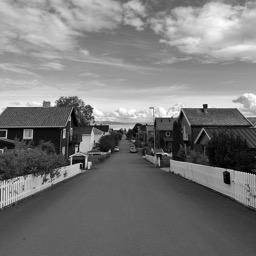
%> input picture week6/image_gs.png, 256 x 256 px
$ octave main.m   (GNU Octave 9; MATLAB toolbox functions it lacks are replaced by stand-ins)
%> lines starting %> are read from the running program, lines starting %| are printed output that depends on the picture
### week6/convertToGrayscale.m
function grayImage = convertToGrayscale(imagePath)
%> called with imagePath = 'image_gs.png'
    % convertToGrayscale - Converts an image to grayscale.
    %
    % Syntax: grayImage = convertToGrayscale(imagePath)
    %
    % Inputs:
    %    imagePath - String. Path to the image file.
    %
    % Outputs:
    %    grayImage - Matrix. Grayscale image.

    % Read the image from the given path
    originalImage = imread(imagePath);
%> originalImage is the input picture: size 256x256x3 uint8; min 0, max 255, mean 120.7

    % Check if the image is in color (3 channels)
    if size(originalImage, 3) == 3
        % Convert to grayscale
        grayImage = rgb2gray(originalImage);
    else
        % The image is already grayscale
        grayImage = originalImage;
    end
end

### week6/main.m
% Define the file path for the input image
input_image_path = 'image_gs.png';

% Call the function to convert the image to grayscale
gray_image = convertToGrayscale(input_image_path);

% Compute the 2D Fourier Transform of the grayscale image
fourier_transform = fft2(gray_image);
magnitude_spectrum = abs(fourier_transform); % Magnitude of the Fourier Transform
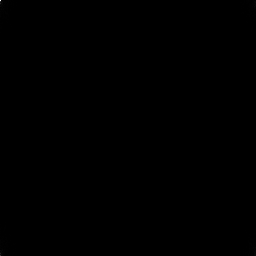
%> magnitude_spectrum: size 256x256 double; min 5.06, max 7907308, mean 3588.7; drawn with min black and max white
phase_spectrum = angle(fourier_transform);    % Phase of the Fourier Transform
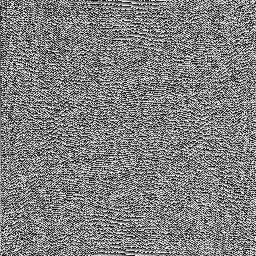
%> phase_spectrum: size 256x256 double; min -3.14, max 3.14, mean 4.79e-05; drawn with min black and max white

% Shift the Fourier Transform to center the low frequencies
shifted_ft = fftshift(fourier_transform);

% Get the dimensions of the input image
[rows, cols] = size(gray_image);
%> rows = 256; cols = 256
num_pixels = rows * cols;
%> num_pixels = 65536

% Initialize arrays to store quality metrics and compression rates
mean_squared_error = zeros(num_pixels, 1);
root_mean_squared_error = zeros(num_pixels, 1);
peak_signal_to_noise_ratio = zeros(num_pixels, 1);
compression_rates = zeros(num_pixels, 1);

% Calculate the center of a circular mask to gradually increase the radius
center_x = ceil(cols / 2);
%> center_x = 128
center_y = ceil(rows / 2);
%> center_y = 128
[X, Y] = meshgrid(1:cols, 1:rows);

% Inverse Fourier transform and quality metric calculation
%> (the run ends here)
